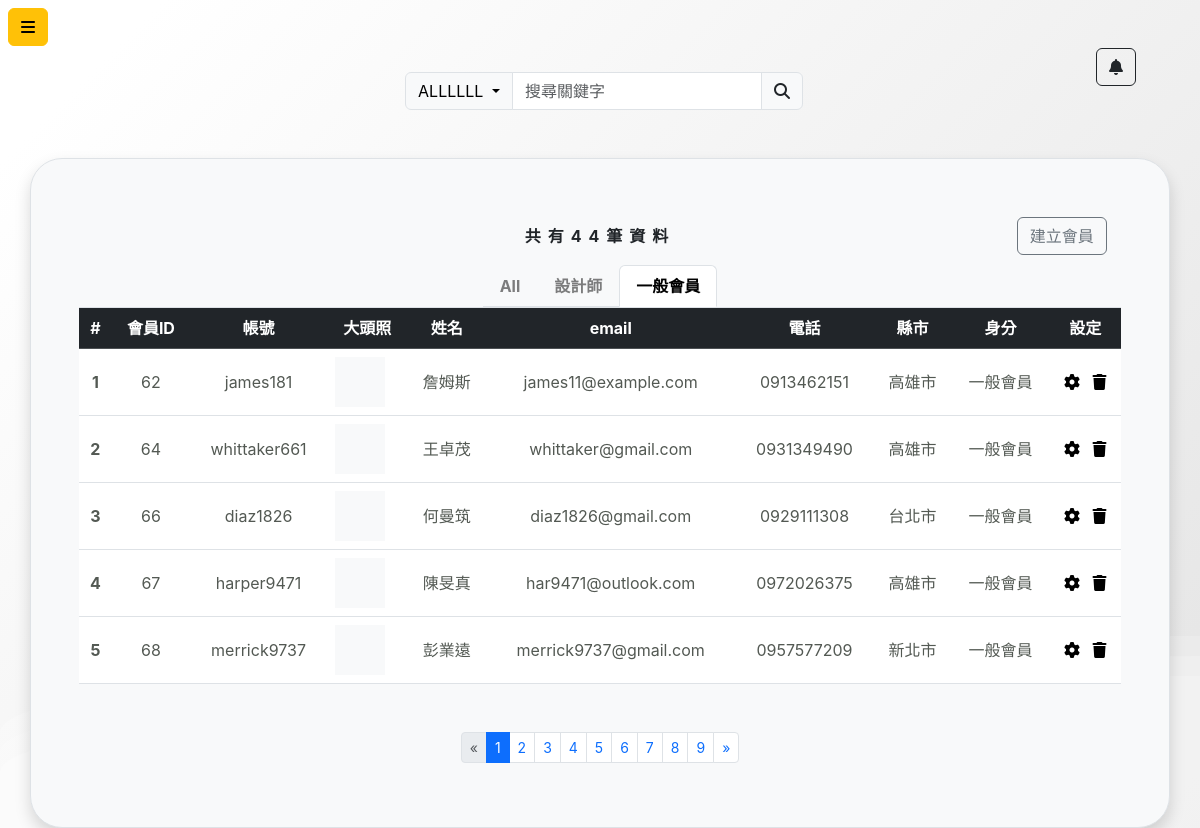
/membersystem/memberSys.php?cid=0 (signed in), run on the app's committed database.
### tables this page shows
CREATE TABLE `membershipsystem` (
  `MS_ID` int(11) NOT NULL,
  `account` varchar(20) NOT NULL,
  `password` varchar(25) NOT NULL,
  `img` varchar(100) NOT NULL DEFAULT '1.jpg',
  `memberName` varchar(50) NOT NULL,
  `email` varchar(50) NOT NULL,
  `PhoneNumber` varchar(20) DEFAULT NULL,
  `ADD_city` int(5) NOT NULL DEFAULT 23,
  `ADD_detail` varchar(50) DEFAULT NULL,
  `JoinDate` timestamp NOT NULL DEFAULT current_timestamp(),
  `designerOrNot` tinyint(1) NOT NULL,
  `isValid` int(1) NOT NULL DEFAULT 1
);

CREATE TABLE `city` (
  `CityID` int(11) NOT NULL,
  `CityName` varchar(100) NOT NULL
);

### membersystem/memberSys.php (the view, shortened to what this page needs)
<?php
require_once("../conn.php");
$cityArray = array(
  0 => array('CityID' => 1, 'CityName' => '台北市',),
  1 => array('CityID' => 2, 'CityName' => '新北市',),
  2 => array('CityID' => 3, 'CityName' => '桃園市'),
  3 => array('CityID' => 4, 'CityName' => '台中市'),
  4 => array('CityID' => 5, 'CityName' => '台南市'),
  5 => array('CityID' => 6, 'CityName' => '高雄市'),
  6 => array('CityID' => 7, 'CityName' => '基隆市'),
  7 => array('CityID' => 8, 'CityName' => '新竹市'),
  8 => array('CityID' => 9, 'CityName' => '嘉義市'),
  9 => array('CityID' => 10, 'CityName' => '苗栗縣'),
  10 => array('CityID' => 11, 'CityName' => '彰化縣'),
  11 => array('CityID' => 12, 'CityName' => '南投縣'),
  12 => array('CityID' => 13, 'CityName' => '雲林縣'),
  13 => array('CityID' => 14, 'CityName' => '嘉義縣'),
  14 => array('CityID' => 15, 'CityName' => '屏東縣'),
  15 => array('CityID' => 16, 'CityName' => '宜蘭縣'),
  16 => array('CityID' => 17, 'CityName' => '花蓮縣'),
  17 => array('CityID' => 18, 'CityName' => '台東縣'),
  18 => array('CityID' => 19, 'CityName' => '澎湖縣'),
  19 => array('CityID' => 20, 'CityName' => '金門縣'),
  20 => array('CityID' => 21, 'CityName' => '連江縣'),
  21 => array('CityID' => 22, 'CityName' => '新竹縣')
);
if (isset($_GET['query']) && !empty($_GET['query'])) {
  $query = $_GET['query'];
  if (isset($_GET['search_field']) && !empty($_GET['search_field'])) {
    if ($_GET['search_field'] == '姓名') {
      $search = "`memberName` LIKE '%$query%' AND";
    } elseif ($_GET['search_field'] == '會員ID') {
      $search = "`MS_ID` LIKE '%$query%' AND";
    } elseif ($_GET['search_field'] == '居住縣市') {
      $matchCityData = '';
      foreach ($cityArray as $city) {
        if (strpos($city['CityName'], $query) !== false) {
          $matchCityData .= intval($city['CityID']) . ',';
        }
      }
      $matchCityData = rtrim($matchCityData, ',');
      if (!empty($matchCityData)) {
        $search = "`ADD_city` IN ($matchCityData) AND";
      } else {
        $search = "`ADD_city` LIKE '%$query%' AND";
      }
    } elseif ($_GET['search_field'] == '全域搜尋') {
      $search = "(
      `MS_ID` LIKE '%$query%' OR
      `account` LIKE '%$query%' OR
      `memberName` LIKE '%$query%' OR
      `email` LIKE '%$query%' OR
      `PhoneNumber` LIKE '%$query%' OR
      `ADD_city` IN (SELECT `CityID` FROM `city` WHERE `CityName` LIKE '%$query%')) AND";
    }
  }
} else {
  $query = "";
  $search = "";
}
$page = isset($_GET["page"]) ? (int)$_GET["page"] : 1;
$perPage = 5;
$pageStart = $perPage * ($page - 1);
$sql22 = "SELECT * FROM `city`";
$cid = isset($_GET["cid"]) ? (int)$_GET["cid"] : 2;
if ($cid === 2) {
  $designerSQL = "";
} else {
  $designerSQL = "`designerOrNot` = $cid AND";
}
$search_field = isset($_GET['search_field']) ? $_GET['search_field'] : '';
$search_query = isset($_GET['query']) ? $query : '';
$sql = "SELECT * FROM `membershipsystem` WHERE $designerSQL $search isValid = 1  LIMIT $pageStart, $perPage;";
$sqlAll = "SELECT * FROM `membershipsystem` WHERE $designerSQL $search isValid = 1";
$sqlCity = "SELECT * FROM `city`";
try {
  $result22 = $conn->query($sql22);
  $resultCity = $conn->query($sqlCity);
  $rowsCity = $resultCity->fetch_all(MYSQLI_ASSOC);
  $result = $conn->query($sql);
  $resultAll = $conn->query($sqlAll);
  $msgCount = $resultAll->num_rows;
  $rows = $result->fetch_all(MYSQLI_ASSOC);
  if ($msgCount) {
    $totalPage = ceil($msgCount / $perPage);
  } else {
    $totalPage = 0;
  }
} catch (mysqli_sql_exception $exception) {
  echo "資料讀取錯誤：" . $exception->getMessage();
  $msgCount = -1;
}
?>
<!DOCTYPE html>
<html lang="zh-hant-TW">
<head>
  <link rel="stylesheet" href="https://cdnjs.cloudflare.com/ajax/libs/font-awesome/6.6.0/css/all.min.css" />
  <link rel="stylesheet" href="../css/index.css">
  <link href="https://cdn.jsdelivr.net/npm/bootstrap@5.3.3/dist/css/bootstrap.min.css" rel="stylesheet">
</head>
<body>
</body>
<body>
  <div class="p-0 container-fluid d-flex  ">
    <button class="btn btn-warning z-3  position-fixed start-0 top-0 mt-2 ms-2" type="button" data-bs-toggle="collapse" data-bs-target="#collapseWidthExample" aria-expanded="false" aria-controls="collapseWidthExample">
      <i class="fa-solid fa-bars"></i>
    </button>
    <main class="flex-grow-1 px-3">
      <div class="d-flex p-5 justify-content-between">
        <form action="" method="get">
          <div class="input-group mt-4 flex-nowrap">
            <button class="btn btn-light border border-end dropdown-toggle" type="button" data-bs-toggle="dropdown" aria-expanded="false">
              <?= isset($_GET['search_field']) ? htmlspecialchars($_GET['search_field']) : 'ALLLLLL'; ?>
            </button>
            <input type="text" class="form-control transparent-input" name="query" id="search" placeholder="搜尋關鍵字" aria-label="Query" aria-describedby="addon-wrapping" value="<?= isset($_GET['query']) ? htmlspecialchars($_GET['query']) : ''; ?>">
            <button class="input-group-text search" id="addon-wrapping"><i class="fa-solid fa-magnifying-glass"></i></button>
          </div>
        </form>
        <div>
          <button type="button" class="btn btn-outline-dark"><i class="fa-solid fa-bell"></i></button>
        </div>
      </div>
      <div class="container border p-5 rounded-5 bg-light shadow">
        <div class="d-flex justify-content-between align-items-center">
          <p class="fs-3 fw-bold" style="width:10%;">
            <a href="./memberSys.php" style="text-decoration: none; color: inherit;">
            </a>
          </p>
          <span class=" fw-bold m-0 letter-spacing text-center" style="width:80%; ; text-align: center;">共有<?= $msgCount ?>筆資料</span>
          <div class="d-flex align-items-center" style="width:10%;">
            <button type="button" class="btn btn-outline-secondary" data-bs-toggle="modal" data-bs-target="#exampleModal" class="ms-end">建立會員</button>
          </div>
        </div>
        <div class="nav nav-tabs mx-auto justify-content-center">
          <div class="nav nav-tabs">
            <a class="nav-link <?= $cid === 2 ? "active text-black fw-bold" : "text-black-50 fw-bold"?>" href="./memberSys.php?cid=2<?= "&search_field=$search_field&query=$search_query" ?>">All</a>
            <a class="nav-link <?= $cid === 1 ? "active text-black fw-bold" : "text-black-50 fw-bold"?>" href="./memberSys.php?cid=1<?= "&search_field=$search_field&query=$search_query" ?>">設計師</a>
            <a class="nav-link <?= $cid === 0 ? "active text-black fw-bold" : "text-black-50 fw-bold" ?>" href="./memberSys.php?cid=0<?= "&search_field=$search_field&query=$search_query" ?>">一般會員</a>
          </div>
        </div>
        <div class="tab-content" id="pills-tabContent">
          <div class="tab-pane fade show active" id="pills-home" role="tabpanel" aria-labelledby="pills-home-tab" tabindex="0">
            <table class="table table-hover">
              <thead>
                <tr class="table-dark">
                  <th class="index" scope="col">#</th>
                  <th class="MS_ID" scope="col"> 會員ID</th>
                  <th class="account" scope="col">帳號</th>
                  <th class="img" scope="col">大頭照</th>
                  <th class="memberName" scope="col">姓名</th>
                  <th class="	email" scope="col"> email</th>
                  <th class="PhoneNumber" scope="col">電話</th>
                  <th class="ADD_city" scope="col">縣市</th>
                  <th class="designerOrNot " scope="col">身分 </th>
                  <th class="ctrls" scope="col">設定</th>
                </tr>
              </thead>
              <tbody>
                <? if ($msgCount > 0) : ?>
                  <?php foreach ($rows as $index => $row) : ?>
                    <tr>
                      <th style="color: #535953;" scope="row"><?= $index + 1 ?></th>
                      <td style="color: #535953;"><?= $row["MS_ID"] ?></td>
                      <td style="color: #535953;"><?= $row["account"] ?></td>
                      <td>
                        <div class="w50px h50px bg-light overflow-hidden">
                        </div>
                      </td>
                      <td style="color: #535953;"><?= $row["memberName"] ?></td>
                      <td style="color: #535953;"><?= $row["email"] ?></td>
                      <td style="color: #535953;"><?= $row["PhoneNumber"] ?></td>
                      <td style="color: #535953;">
                        <?= $cityName = "";
                        foreach ($rowsCity as $rowCity) {
                          if ($row["ADD_city"] == $rowCity["CityID"]) {
                            $cityName = $rowCity["CityName"];
                            break;
                          }
                        }
                        echo $cityName;
                        ?>
                      </td>
                      <td style="color: #535953;"> <?php
                                                    if ($row["designerOrNot"] == 1) {
                                                      echo "設計師";
                                                    } else {
                                                      echo "一般會員";
                                                    }
                                                    ?>
                      </td>
                      <td>
                        <i class=" fa-solid fa-gear me-2 hover" data-bs-toggle="modal" data-bs-target="#setModal<?= $index ?>"></i>
                        <i class=" btn-del fa-solid fa-trash hover" idn="<?= $row["MS_ID"] ?>"></i>
                      </td>
                    </tr>
                  <?php endforeach; ?>
                <? endif ?>
              </tbody>
            </table>
            <nav aria-label="Page navigation example" class="d-flex justify-content-center mt-5">
              <ul class="pagination pagination-sm">
                <?php if ($msgCount > 0): ?>
                  <li class="page-item <?= $page == 1 ? 'disabled' : '' ?>">
                    <a class="page-link" href="?page=<?= max(1, $page - 1) ?><?= "&cid=$cid" ?><?= "&search_field=$search_field" ?><?= "&query=$search_query" ?>" aria-label="Previous">
                      <span aria-hidden="true">&laquo;</span>
                    </a>
                  </li>
                  <?php for ($i = 1; $i <= $totalPage; $i++): ?>
                    <li class="page-item <?= $page == $i ? 'active' : '' ?>" aria-current="page">
                      <a href="?page=<?= $i ?><?= "&cid=$cid" ?><?= "&search_field=$search_field" ?><?= "&query=$search_query" ?>" class="page-link"><?= $i ?></a>
                    </li>
                  <?php endfor; ?>
                  <li class="page-item <?= $page == $totalPage ? 'disabled' : '' ?>">
                    <a class="page-link" href="?page=<?= min($totalPage, $page + 1) ?><?= "&cid=$cid" ?><?= "&search_field=$search_field" ?><?= "&query=$search_query" ?>" aria-label="Next">
                      <span aria-hidden="true">&raquo;</span>
                    </a>
                  </li>
                <?php endif; ?>
              </ul>
            </nav>
          </div>
        </div>
      </div>
    </main>
</body>
</html>

### css/index.css (style rules this page uses)
.w50px { width: 50px; }
.h50px { height: 50px; }
* { padding: 0; margin: 0; box-sizing: border-box; }
#search { width: 250px; transition: width 0.5s ease; }
.hover { cursor: pointer; }
.letter-spacing { letter-spacing: 7px; }

### membersystem/memberSys.php (style rules this page uses)
body { margin: auto; font-family: -apple-system, BlinkMacSystemFont, sans-serif; overflow: auto; background: linear-gradient(315deg, rgba(180, 180, 180, 1) 3%, rgba(200, 200, 200, 1) 38%, rgba(220, 220, 220, 1) 68%, rgba(255, 255, 255, 1) 98%); animation: gradient 15s ease infinite; background-size: 400% 400%; background-attachment: fixed; }
th, td { vertical-align: middle; text-align: center; }

### data on the page
membershipsystem: MS_ID "62", account "james181", memberName "詹姆斯", email "james11@example.com", PhoneNumber "0913462151", designerOrNot "一般會員"
city: CityName "高雄市"
membershipsystem: MS_ID "64", account "whittaker661", memberName "王卓茂", email "whittaker@gmail.com", PhoneNumber "0931349490", designerOrNot "一般會員"
membershipsystem: MS_ID "66", account "diaz1826", memberName "何曼筑", email "diaz1826@gmail.com", PhoneNumber "0929111308", designerOrNot "一般會員"
city: CityName "台北市"
membershipsystem: MS_ID "67", account "harper9471", memberName "陳旻真", email "har9471@outlook.com", PhoneNumber "0972026375", designerOrNot "一般會員"
membershipsystem: MS_ID "68", account "merrick9737", memberName "彭業遠", email "merrick9737@gmail.com", PhoneNumber "0957577209", designerOrNot "一般會員"
city: CityName "新北市"

### other printed values
$msgCount "44"
